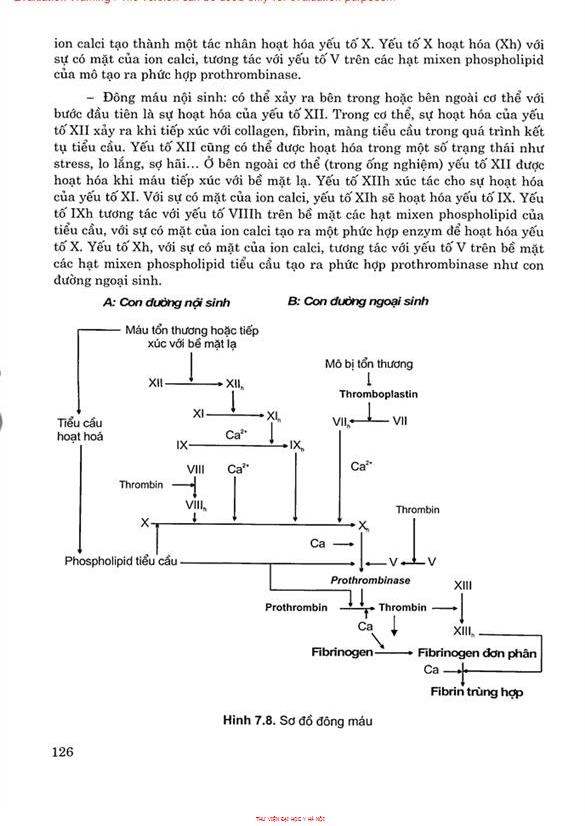
#> input picture drcet/page127.jpg, 585 x 826 px
$ python -i imagePreprocess.py   (imports and definitions only)
#> lines starting #> are read from the running program, lines starting #| are printed output that depends on the picture; after the words box and inside, x2 and y2 are one past the last pixel; in counts of white or black regions, pixels touching at a corner belong together
import numpy as np
import cv2

def line_segment(path, kernel: tuple = (5,80), scale: tuple = (2,2)):
#> called with path = '../page127.jpg', kernel = (5, 80), scale = (2, 2)
    img = cv2.imread(path, cv2.IMREAD_GRAYSCALE)
#> img: shape (826, 585); min 0, max 255, mean 240.5
    img = cv2.resize(img,(0,0), fx = scale[0], fy = scale[1])
#> img: shape (1652, 1170)

    org_img = cv2.imread(path)
#> org_img is the input picture: shape (826, 585, 3); mean B, G, R 240.5, 240.5, 240.6
    org_img = cv2.resize(org_img, (0,0), fx = scale[0], fy = scale[1])
#> org_img: shape (1652, 1170, 3)

    #img = cv2.GaussianBlur(img, (3,3), 0)
    _, bin_img = cv2.threshold(img, 0, 255, cv2.THRESH_BINARY_INV + cv2.THRESH_OTSU)
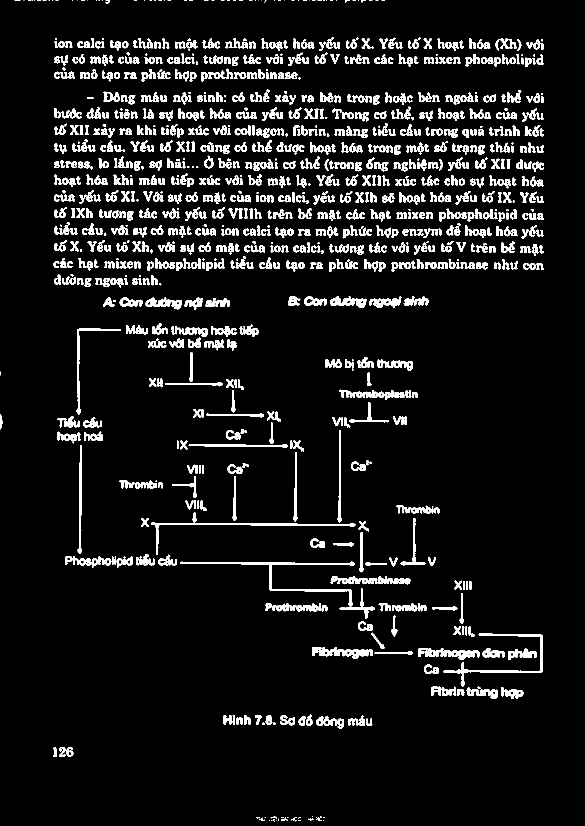
#> bin_img: shape (1652, 1170) (shown at 1/2 size); 8.5% white; 1079 white regions (150 under 20 px), largest, box (x1, y1, x2, y2) and area: (360, 1123, 750, 1238) 3007, (302, 1024, 711, 1110) 2107, (886, 1267, 1085, 1373) 1971


    kernel = cv2.getStructuringElement(cv2.MORPH_RECT, (32, 1))
    morph = cv2.morphologyEx(bin_img, cv2.MORPH_CLOSE, kernel)
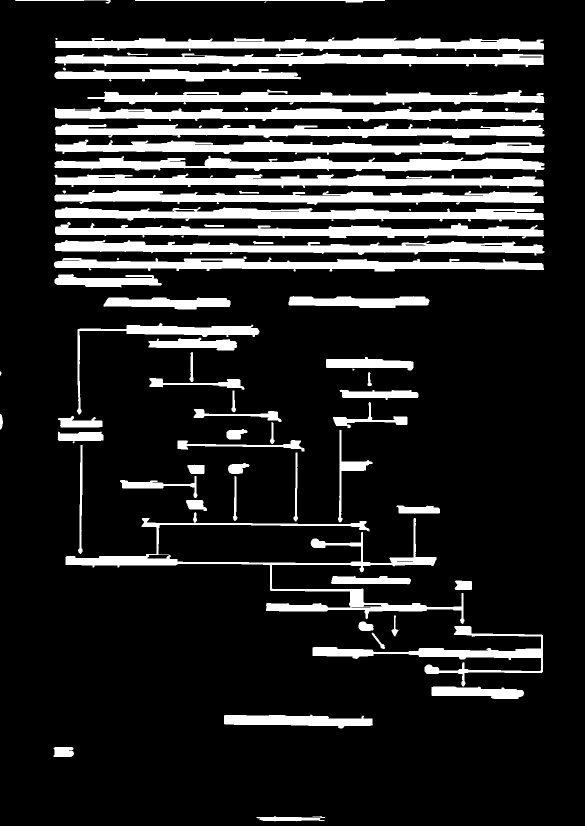
#> morph: shape (1652, 1170) (shown at 1/2 size); 15.9% white; 71 white regions (7 under 20 px), largest, box (x1, y1, x2, y2) and area: (131, 1024, 929, 1248) 18058, (110, 414, 1088, 443) 16810, (110, 75, 1088, 102) 16754
    kernel2 = cv2.getStructuringElement(cv2.MORPH_RECT, (2, 8))
    morph = cv2.erode(morph, kernel2, iterations=1)
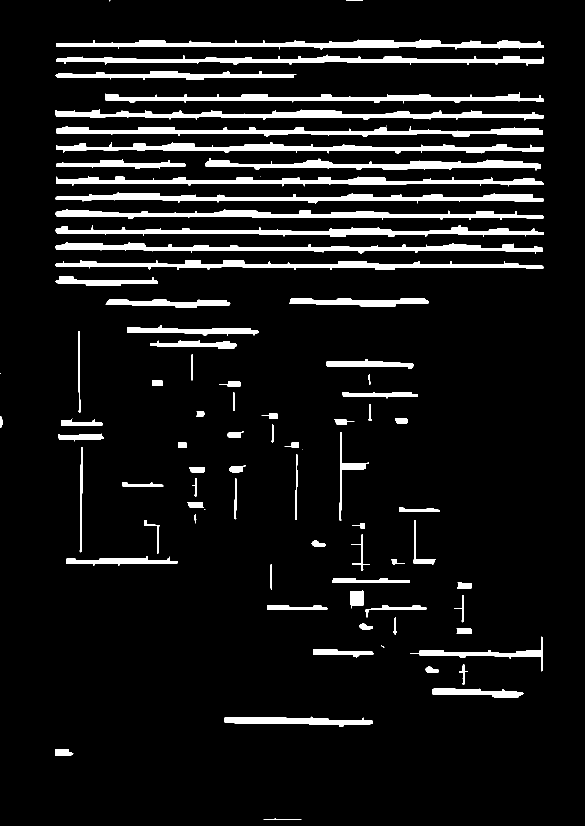
#> morph: shape (1652, 1170) (shown at 1/2 size); 8.3% white; 85 white regions (8 under 20 px)

    (contours, hierarchy) = cv2.findContours(morph.copy(), cv2.RETR_EXTERNAL, cv2. CHAIN_APPROX_SIMPLE)
#> contours = 85 contours, 9 with area under 20; largest, box (x1, y1, x2, y2) and area: (112, 79, 1088, 99) 8259, (110, 385, 1087, 407) 8252, (112, 284, 1087, 307) 8220, (111, 218, 1087, 241) 8132, (111, 418, 1087, 440) 8014
    sorted_contour_lines = sorted(contours, key = lambda ctr: cv2.boundingRect(ctr)[1])
#> sorted_contour_lines has the same summary as contours
    bboxes = []
    for ctr in sorted_contour_lines:
        x, y, w, h = cv2.boundingRect(ctr)
        bboxes.append((x,y,w,h))
#> this loop made 85 passes
#> (x, y, w, h) on passes 3, 4, 5, 6, 7, 9, 10, 11, 12, 13, 14, 15: (112, 79, 976, 20), (112, 109, 975, 22), (111, 142, 482, 18), (211, 184, 877, 23), (111, 218, 976, 23), (112, 252, 973, 21), (112, 284, 975, 23), (411, 316, 671, 25), (112, 318, 259, 20), (520, 352, 1, 1), (112, 353, 975, 20), (110, 385, 977, 22)
#> (ctr, x, y, w, h) on passes 1, 2, 8, 28, 58: ([[692, 0], [692, 1], [725, 1], [725, 0]], 692, 0, 34, 2), ([[218, 0], [218, 2], [220, 0]], 218, 0, 3, 3), ([[773, 251], [773, 252]], 773, 251, 1, 2), ([[0, 747], [1, 747]], 0, 747, 2, 1), ([[408, 1018], [410, 1018]], 408, 1018, 3, 1)
#> after the loop, bboxes = 85 items, first 6: (692, 0, 34, 2), (218, 0, 3, 3), (112, 79, 976, 20), (112, 109, 975, 22), (111, 142, 482, 18), (211, 184, 877, 23)
    return org_img, bboxes

>>> result = line_segment('../page127.jpg')

$ run again, on drcet/page128.jpg
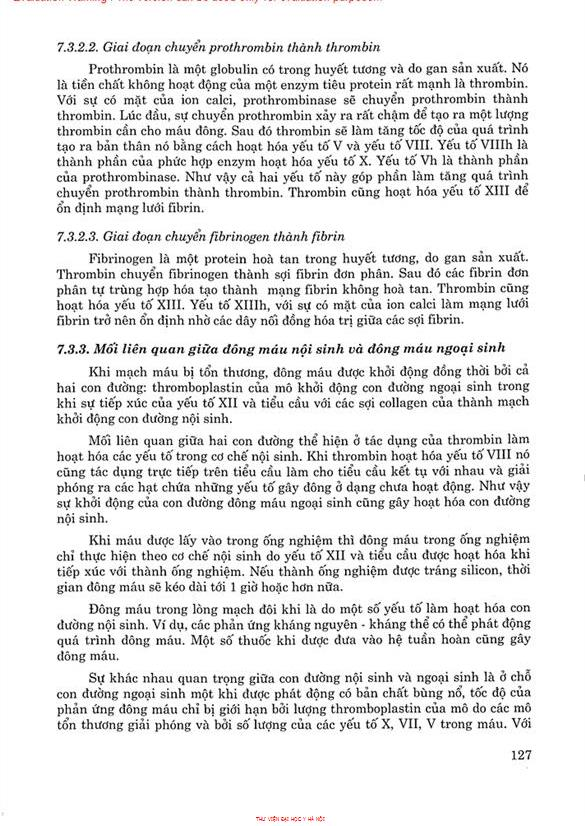
#> input picture drcet/page128.jpg, 585 x 826 px
#> in line_segment, org_img is the input picture: shape (826, 585, 3); mean B, G, R 231.1, 231.1, 231.2
#> org_img: shape (1652, 1170, 3)
#> in line_segment, `_, bin_img = cv2.threshold(img, 0, 255, cv2.THRESH_BINARY_INV + cv2.TH..`:
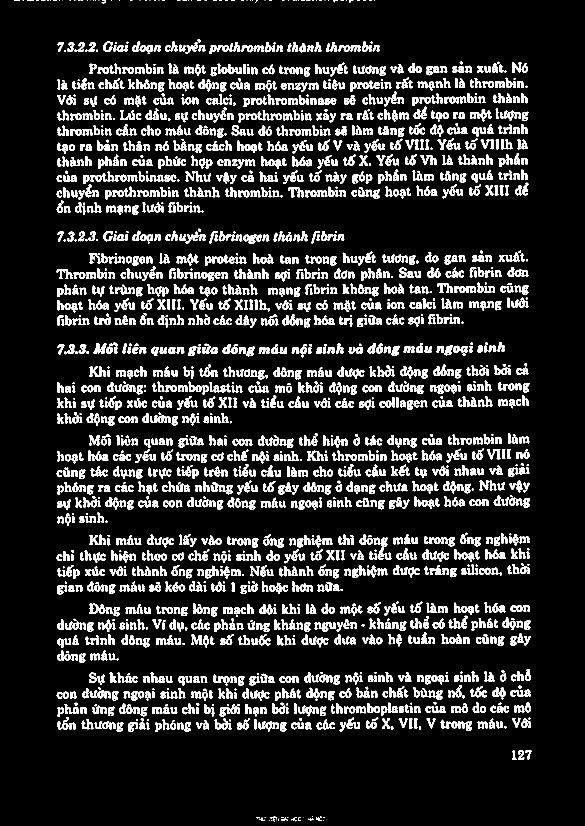
#> bin_img: shape (1652, 1170) (shown at 1/2 size); 14.5% white; 2213 white regions (255 under 20 px), largest, box (x1, y1, x2, y2) and area: (486, 468, 524, 488) 417, (178, 1207, 211, 1228) 390, (179, 1069, 212, 1090) 389
#> in line_segment, `morph = cv2.erode(morph, kernel2, iterations=1)`:
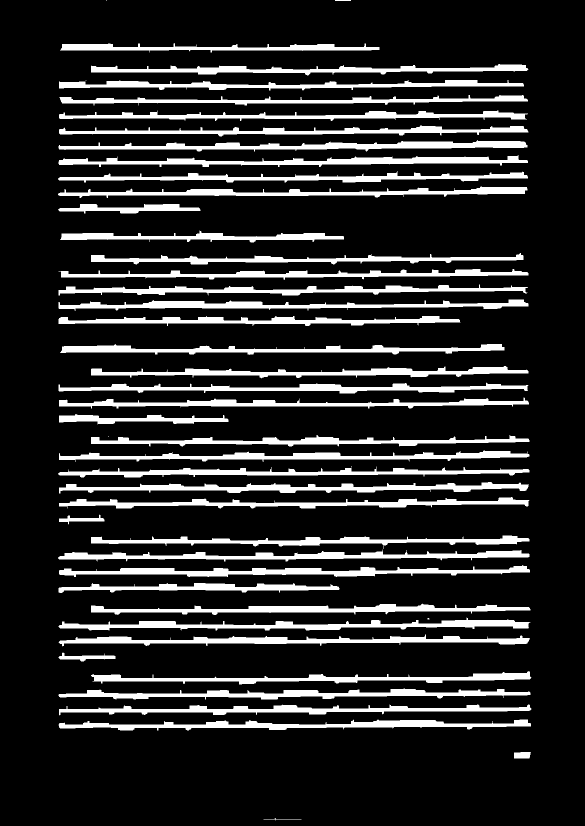
#> morph: shape (1652, 1170) (shown at 1/2 size); 16% white; 48 white regions (5 under 20 px)
#> contours = 48 contours, 6 with area under 20; largest, box (x1, y1, x2, y2) and area: (118, 1130, 1060, 1154) 8740, (117, 280, 1055, 303) 8716, (117, 310, 1056, 334) 8648, (117, 1235, 1061, 1261) 8638, (118, 964, 1058, 987) 8503
#> sorted_contour_lines has the same summary as contours
#> the loop in line_segment, `for ctr in sorted_contour_lines:` made 48 passes
#> (x, y, w, h) on passes 3, 4, 5, 7, 8, 9, 10, 11: (120, 86, 639, 19), (182, 128, 875, 23), (118, 160, 930, 21), (119, 190, 937, 21), (118, 221, 938, 21), (118, 250, 939, 23), (117, 280, 938, 23), (117, 310, 939, 24)
#> after the loop in line_segment, `for ctr in sorted_contour_lines:`: bboxes = 48 items, first 6: (670, 0, 32, 2), (212, 0, 1, 2), (120, 86, 639, 19), (182, 128, 875, 23), (118, 160, 930, 21), (171, 160, 2, 1)

$ run again, on drcet/page129.jpg
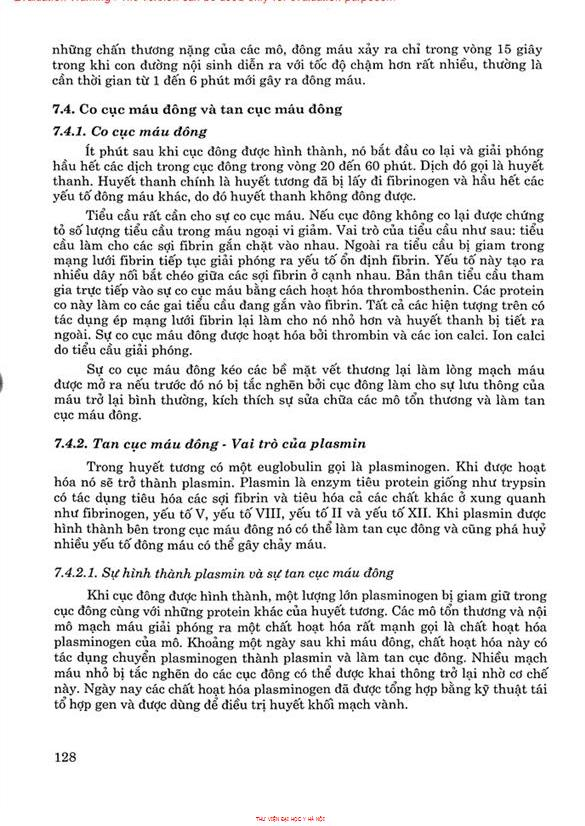
#> input picture drcet/page129.jpg, 585 x 826 px
#> in line_segment, org_img is the input picture: shape (826, 585, 3); mean B, G, R 230, 230.1, 230.1
#> org_img: shape (1652, 1170, 3)
#> in line_segment, `_, bin_img = cv2.threshold(img, 0, 255, cv2.THRESH_BINARY_INV + cv2.TH..`:
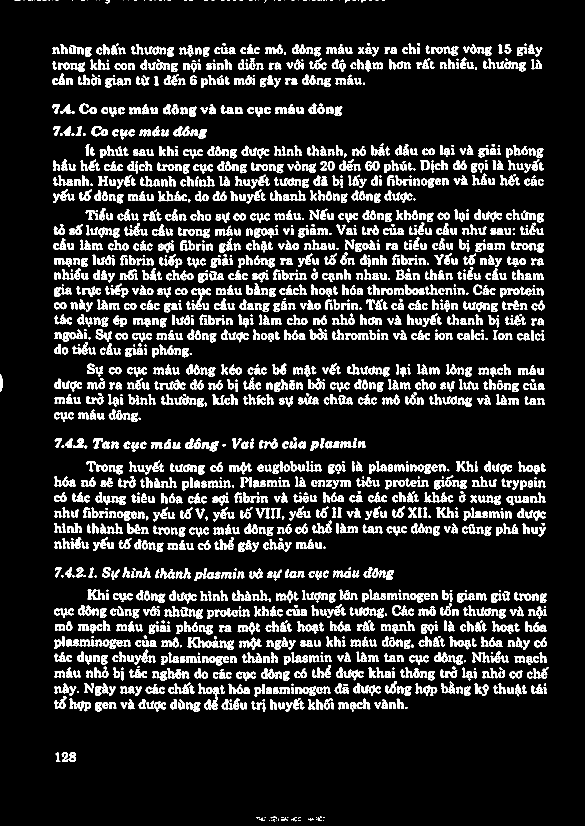
#> bin_img: shape (1652, 1170) (shown at 1/2 size); 14.7% white; 2107 white regions (221 under 20 px), largest, box (x1, y1, x2, y2) and area: (319, 759, 371, 780) 500, (508, 457, 549, 476) 456, (382, 576, 410, 620) 447
#> in line_segment, `morph = cv2.erode(morph, kernel2, iterations=1)`:
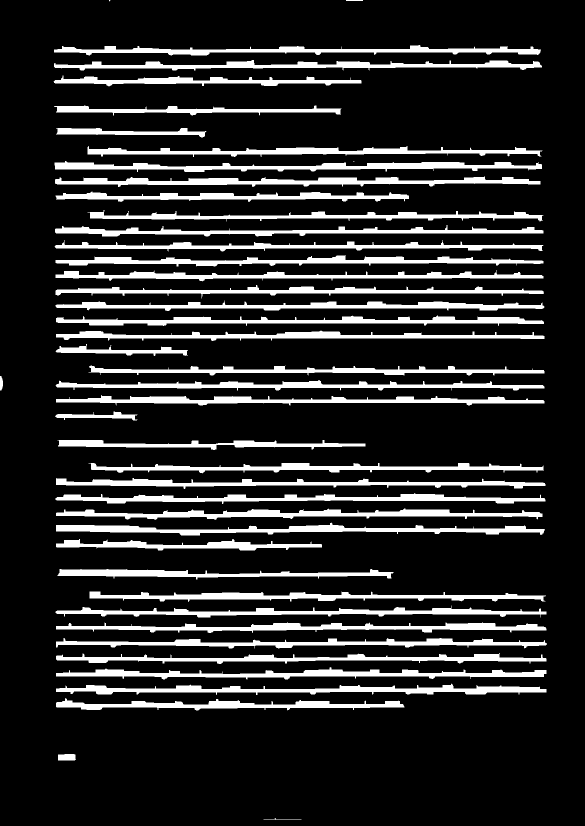
#> morph: shape (1652, 1170) (shown at 1/2 size); 15.9% white; 46 white regions (3 under 20 px)
#> contours = 46 contours, 4 with area under 20; largest, box (x1, y1, x2, y2) and area: (110, 352, 1081, 374) 8940, (112, 1017, 1085, 1040) 8918, (109, 322, 1084, 344) 8810, (112, 1367, 1093, 1390) 8808, (112, 1045, 1090, 1071) 8759
#> sorted_contour_lines has the same summary as contours
#> the loop in line_segment, `for ctr in sorted_contour_lines:` made 46 passes
#> (x, y, w, h) on passes 3, 4, 5, 6, 7, 8, 9, 11: (108, 90, 974, 21), (108, 120, 976, 21), (107, 151, 616, 22), (108, 211, 575, 20), (112, 256, 301, 19), (175, 292, 910, 22), (109, 322, 975, 22), (110, 352, 971, 22)
#> after the loop in line_segment, `for ctr in sorted_contour_lines:`: bboxes = 46 items, first 6: (692, 0, 34, 2), (218, 0, 3, 3), (108, 90, 974, 21), (108, 120, 976, 21), (107, 151, 616, 22), (108, 211, 575, 20)

$ run again, on drcet/page130.jpg
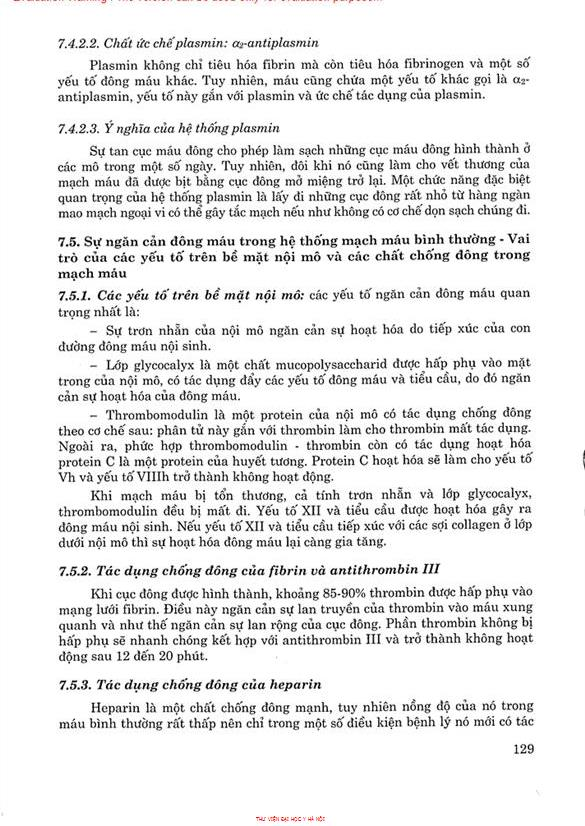
#> input picture drcet/page130.jpg, 585 x 826 px
#> in line_segment, org_img is the input picture: shape (826, 585, 3); mean B, G, R 233.5, 233.5, 233.5
#> org_img: shape (1652, 1170, 3)
#> in line_segment, `_, bin_img = cv2.threshold(img, 0, 255, cv2.THRESH_BINARY_INV + cv2.TH..`:
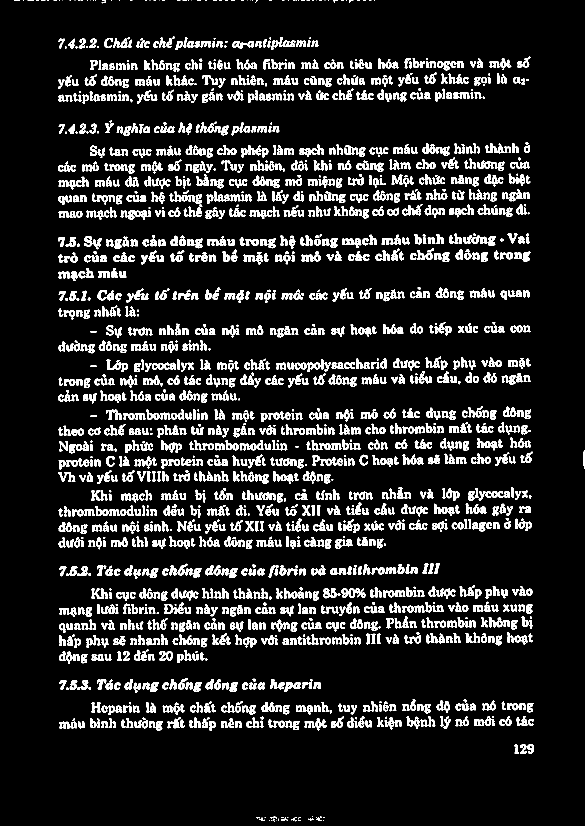
#> bin_img: shape (1652, 1170) (shown at 1/2 size); 12.9% white; 1913 white regions (210 under 20 px), largest, box (x1, y1, x2, y2) and area: (683, 1176, 731, 1196) 552, (138, 882, 178, 907) 453, (971, 982, 1020, 996) 448
#> in line_segment, `morph = cv2.erode(morph, kernel2, iterations=1)`:
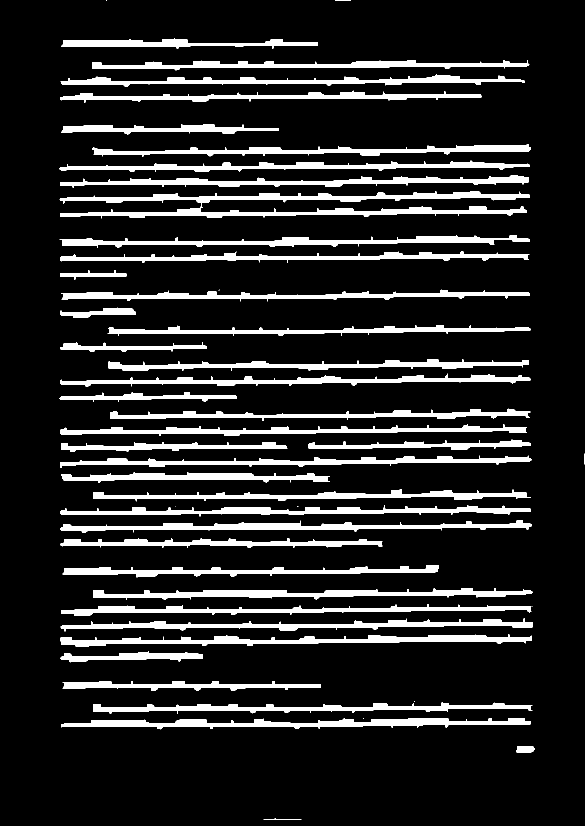
#> morph: shape (1652, 1170) (shown at 1/2 size); 13.8% white; 49 white regions (7 under 20 px)
#> contours = 49 contours, 9 with area under 20; largest, box (x1, y1, x2, y2) and area: (119, 382, 1060, 437) 14860, (122, 1436, 1061, 1459) 8740, (121, 1268, 1063, 1293) 8508, (186, 1176, 1065, 1199) 8238, (120, 351, 1057, 376) 7948
#> sorted_contour_lines has the same summary as contours
#> the loop in line_segment, `for ctr in sorted_contour_lines:` made 49 passes
#> (x, y, w, h) on passes 3 to 10: (122, 77, 514, 20), (184, 120, 875, 21), (121, 149, 928, 24), (120, 181, 843, 24), (122, 249, 436, 20), (184, 288, 877, 25), (118, 321, 941, 23), (120, 351, 937, 25)
#> after the loop in line_segment, `for ctr in sorted_contour_lines:`: bboxes = 49 items, first 6: (670, 0, 32, 2), (212, 0, 1, 2), (122, 77, 514, 20), (184, 120, 875, 21), (121, 149, 928, 24), (120, 181, 843, 24)
